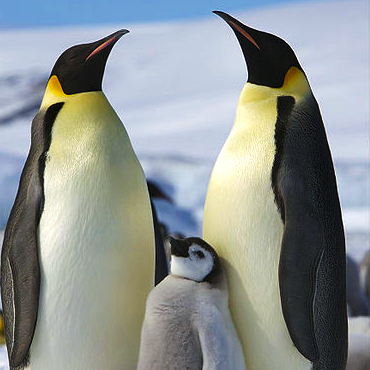
#> input picture notebooks/data/penguins.png, 370 x 370 px
$ jupyter execute --allow-errors 07_numpy.ipynb
#> lines starting #> are read from the running program, lines starting #| are printed output that depends on the picture
## NumPy arrays

- Quick look at numpy arrays
  - Basics
  - Slicing
  - Array creation
- Multi-dimensional arrays
  - Basics
  - Matrices
  - Image processing
  - Solution of linear systems

## The `numpy` module

* Efficient, powerful array type
* Abstracts out standard operations on arrays
* Convenience functions
* Fundamental and important
  * The basis for all scientific/numerical computing
  * Similar API for pytorch, tensorflow, cupy etc.

[cell 1]
import matplotlib.pyplot as plt
import numpy as np

### `numpy` arrays

* Fixed size (`arr.size`)
* Contiguous block of memory
* Same type (`arr.dtype`)
* Arbitrary dimensionality: `arr.shape`
* `shape` : extent (size) along each dimension
* `arr.itemsize` : number of bytes per element
* Note:`shape`  can change so long as the`size` is constant
* Indices start from 0
* Negative indices work like lists
* Similar indexing/slicing as lists.

[cell 2]
a = np.array([1, 2, 3, 4])
b = np.array([2, 3, 4, 5])
print(a[0], a[-1])
print("b", b[0], b[-1])

[cell 3]
a[0] = -1
a[-1] = 1

### Simple operations

Basic NumPy operations are typically elementwise

[cell 4]
a + b

[cell 5]
a * b

[cell 6]
a / b

[cell 7]
a // b

### Examples
$\pi$  and `e`  are defined.

[cell 8]
x = np.linspace(0.0, 10.0, 200)
x *= 2 * np.pi / 10  # x = x*2*np.pi/10
# apply functions to array.
y = np.sin(x)
y = np.cos(x)

[cell 9]
# Setting the values is just like with lists.
x[0] = -1
print(x[0], x[-1])

### `size, shape`  etc.

[cell 10]
x = np.array([1.0, 2, 3, 4])
x.size

[cell 11]
x.dtype

[cell 12]
x.shape

[cell 13]
x.itemsize

[cell 14]
x.nbytes

### Multi-dimensional arrays

[cell 15]
a = np.array([[0, 1, 2, 3], [10, 11, 12, 13]])
a.shape  # (rows, columns)

[cell 16]
a

[cell 17]
a[1, 3]

[cell 18]
a[1][3]

[cell 19]
a[1, 3] = -1
a[1]  # The second row

[cell 20]
a[1] = 0  # Entire row to zero.
a

### Slicing arrays

[cell 21]
a = np.array([[1, 2, 3], [4, 5, 6], [7, 8, 9]])
a[0, 1:3]

[cell 22]
a[1:, 1:]

[cell 23]
a[:, 2]

### Slicing np.arrays ...

[cell 24]
a = np.array([[1, 2, 3], [4, 5, 6], [7, 8, 9]])

a[0::2, 0::2]  # Striding...

Slices refer to the same memory!

[cell 25]
a[::2, ::2] = 0
a

[cell 26]
# What if?
t = a[::2, ::2]
t = 1
print(a)
print(t)

Beware of the above, if you want to set all the values use this:

[cell 27]
t = a[::2, ::2]
t[:] = 0
a

### Array creation functions

* `array(object)`
* `linspace(start, stop, num=50)`
* `ones(shape)`
* `zeros((d1,...,dn))`
* `empty((d1,...,dn))`
* `identity(n)`
* `ones_like(x)` ,`zeros_like(x)` ,`empty_like(x)`
* `arange`
* `fromfunction`
* May pass an optional `dtype=`  keyword argument
* For more dtypes see: `numpy.typecodes`

### Creation examples

[cell 28]
a = np.array([1, 2, 3], dtype=np.float32)

[cell 29]
a.dtype

[cell 30]
np.ones_like(a)

[cell 31]
np.ones((2, 3))

[cell 32]
np.identity(3)

[cell 33]
np.fromfunction(lambda i, j: i + j + 1, (3, 3))

### Array math

* Basic elementwise math (given two arrays`a, b` ):

* `a + b`  $\rightarrow$ `add(a, b)`
* `a - b` , $\rightarrow$ `subtract(a, b)`
* `a * b` , $\rightarrow$ `multiply(a, b)`
* `a / b` , $\rightarrow$ `divide(a, b)`
* `a % b` , $\rightarrow$ `remainder(a, b)`
* `a ** b` , $\rightarrow$ `power(a, b)`
* Inplace operators:`a += b` , or`add(a, b, a)`
* Note: What happens if `a` has dtype `int`  and `b` `float`?

### Array math

* Logical operations:`==, !=, <, >` , etc.

* `sin(x), arcsin(x), sinh(x)`, `exp(x), sqrt(x)`  etc.

* `sum(x, axis=0), product(x, axis=0)`
* `dot(a, b)`: Or use `@`

### Convenience functions:`loadtxt`

* `loadtxt(file_name)`: already seen this!

* `savetxt(file_name, data)` : saves data to a text file and

* `load(fname, **kw)`: Load a binary numpy file. Lot more powerful.
* `save(fname, data)`: Save array to binary numpy file.
* `savez(fname, *args, **kw)`: Save several arrays into a single file in ``.npz`` format.
* `savez_compressed(fname, *args, **kw)`: Same as `savez` but also compresses the file.

#> (a cell that did not finish here is left out)

### Exercise

Convert this 90x2 shaped data and extract this into two 90 element columns.

#> (a cell that did not finish here is left out)

#> (a cell that did not finish here is left out)

### `savetxt, savez` and `load`

#> (a cell that did not finish here is left out)

#> (a cell that did not finish here is left out)

#> (a cell that did not finish here is left out)

#> (a cell that did not finish here is left out)

#> (a cell that did not finish here is left out)

## Matrices

All matrix operations are performed using arrays

### Initializing

[cell 42]
c = np.array([[11, 12, 13], [21, 22, 23], [31, 32, 33]])
c

### Initializing some special matrices

[cell 43]
np.ones((3, 5))

[cell 44]
np.ones_like(c)

[cell 45]
np.identity(2)

### Accessing elements

[cell 46]
c[1][2]

[cell 47]
c[1, 2]

[cell 48]
c[1]

### Changing elements

[cell 49]
c[1, 1] = -22
c

[cell 50]
c[1] = 0
c

### Exercise

How do you access one column?

[cell 51]
c[:,1]

### Slicing

[cell 52]
c[:, 1]

[cell 53]
c[1, :]

[cell 54]
c[0:2, :]

[cell 55]
c[1:3, :]

[cell 56]
c[:2, :]

[cell 57]
c[1:, :]

[cell 58]
c[1:, :2]

### Striding

[cell 59]
c[::2, :]

[cell 60]
c[:, ::2]

[cell 61]
c[::2, ::2]

## Elementary image processing

Let us see how to load a PNG image into a numpy array and plot it.

[cell 62]
a = plt.imread("data/penguins.png")
#> a is the input picture: shape (370, 370, 4) float32; mean R, G, B, A 0.551, 0.575, 0.57, 1

[cell 63]
type(a)

[cell 64]
a.shape
#> Out = (370, 370, 4)

[cell 65]
plt.imshow(a);

- `imread`  returns an array of shape (370, 370, 4) which represents an
  image of 370x370 pixels and 4 channels.
- The 4 channels represent R, G, B, Alpha
- `imshow`  renders the array as an image.

Instead of using matplotlib's imread which is limited, one can use
[imageio](https://imageio.github.io)

[cell 66]
import imageio

a = imageio.imread("data/penguins.png")

[cell 67]
plt.imshow(a);

### Showing the different channels of the image.

### Exercise
- Extract the red channel of the image and show it.

[cell 68]
plt.imshow(a[:,:,0]);
plt.colorbar()
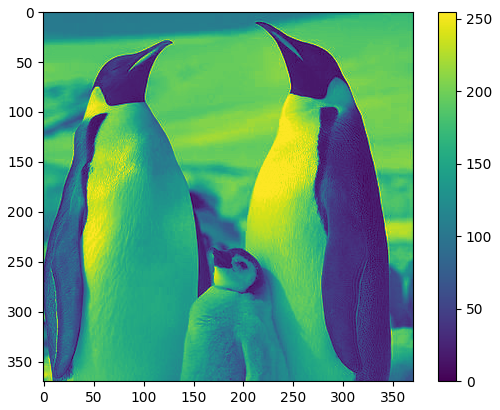
#> figure drawn by matplotlib, 2 panels

### How can we see things in different colors?

- Matplotlib provides a ton of different colormaps
- First let us understand what a colormap is.
- Read more in the matplotlib docs here: https://matplotlib.org/stable/users/explain/colors/colormaps.html

[cell 69]
list(plt.colormaps)

[cell 70]
plt.imshow(a[:, :, 0], cmap="Reds");
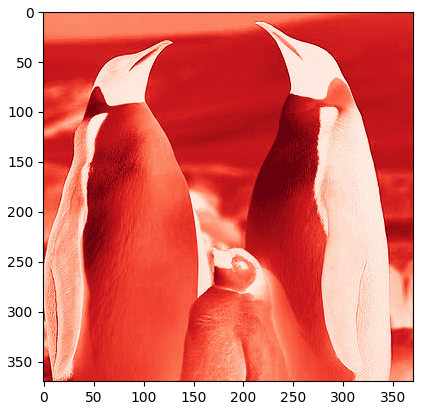
#> figure drawn by matplotlib, 1 panel

### Showing all the different channels?

- Use subplots

[cell 71]
plt.figure(figsize=(10, 5))
plt.subplot(2, 2, 1)
plt.imshow(a)
plt.subplot(2, 2, 2)
plt.imshow(a[:, :, 0], cmap="Reds")
plt.colorbar()
plt.subplot(2, 2, 3)
plt.imshow(a[..., 1], cmap="Greens")  # Notice the use of ellipsis
plt.colorbar()
plt.subplot(2, 2, 4)
plt.imshow(a[..., 2], cmap="Blues")
plt.colorbar();
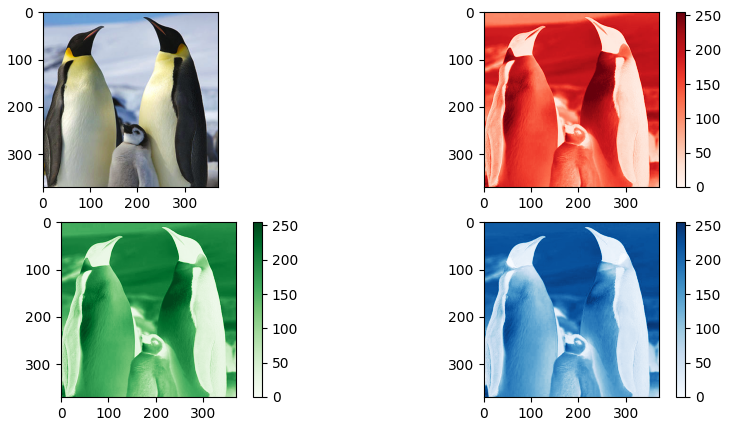
#> figure drawn by matplotlib, 7 panels

### Showing a histogram of the red channel

- Cannot blindly use `plt.hist` as the array is not 1D
- We have to "ravel" or "flatten" it.

[cell 72]
plt.hist(a[..., 0].flat, bins="auto");
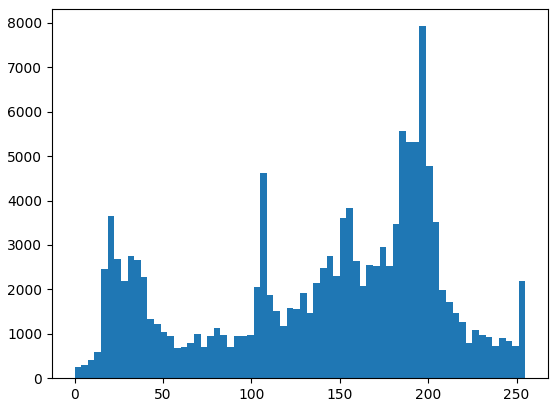
#> figure drawn by matplotlib, 1 panel; tallest bar 7925 high, from x = 195 to 198.8

[cell 73]
x = np.fromfunction(lambda i, j: i+j+1, (3, 3))
x

[cell 74]
plt.hist(a[..., 1].ravel(), bins="auto");
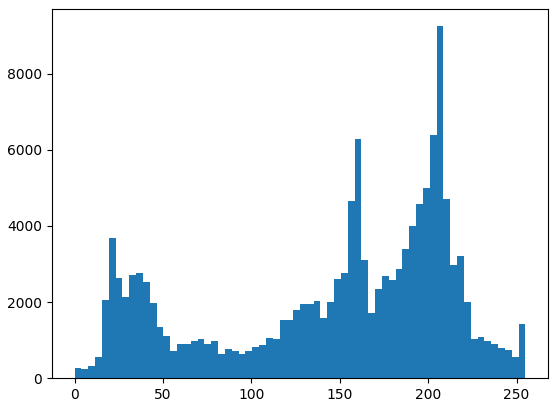
#> figure drawn by matplotlib, 1 panel; tallest bar 9245 high, from x = 204.8 to 208.6

[cell 75]
x.ravel()

### Exercise

Make a histogram for each of the 4 channels and plot these in a single
figure with subplots.

[cell 76]
plt.figure(figsize=(10, 5))
plt.subplot(2, 2, 1)
plt.hist(a[..., 0].flat, bins="auto");
plt.subplot(2, 2, 2)
plt.hist(a[..., 1].flat, bins="auto");
plt.subplot(2, 2, 3)
plt.hist(a[..., 2].flat, bins="auto");
plt.subplot(2, 2, 4)
plt.hist(a[..., 3].flat, bins="auto");
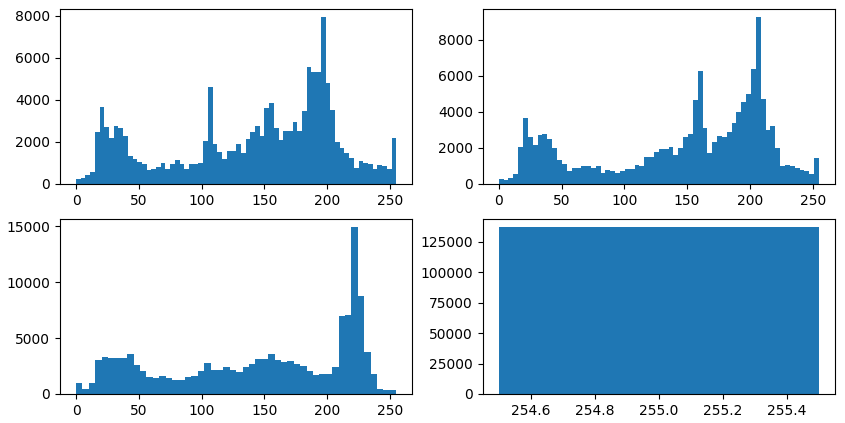
#> figure drawn by matplotlib, 4 panels; panel 1: tallest bar 7925 high, from x = 195 to 198.8; panel 2: tallest bar 9245 high, from x = 204.8 to 208.6; panel 3: tallest bar 14889 high, from x = 219.3 to 224.4

### Slicing and Striding Exercises

* Crop the penguin image to get the top-left quarter

* Crop the image to get only the face of the baby penguin

* Resize image to half by dropping alternate pixels

[cell 77]
plt.imshow(a[0:93,0:93,:])
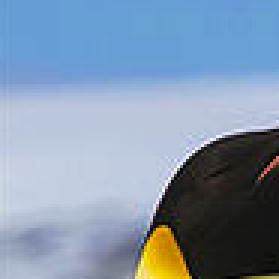
#> shown: shape (93, 93, 4) (shown 3 times larger); mean R, G, B, A 129.6, 149, 171.9, 255

[cell 78]
plt.imshow(a[200:300,125:250,:])
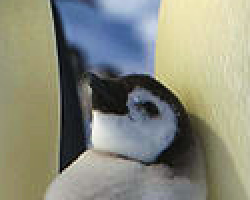
#> shown: shape (100, 125, 4) (shown 2 times larger); mean R, G, B, A 138.2, 140.3, 125.6, 255

[cell 79]
plt.imshow(a[::2,::2,::])
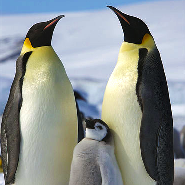
#> shown: shape (185, 185, 4); mean R, G, B, A 140.6, 146.8, 145.6, 255
